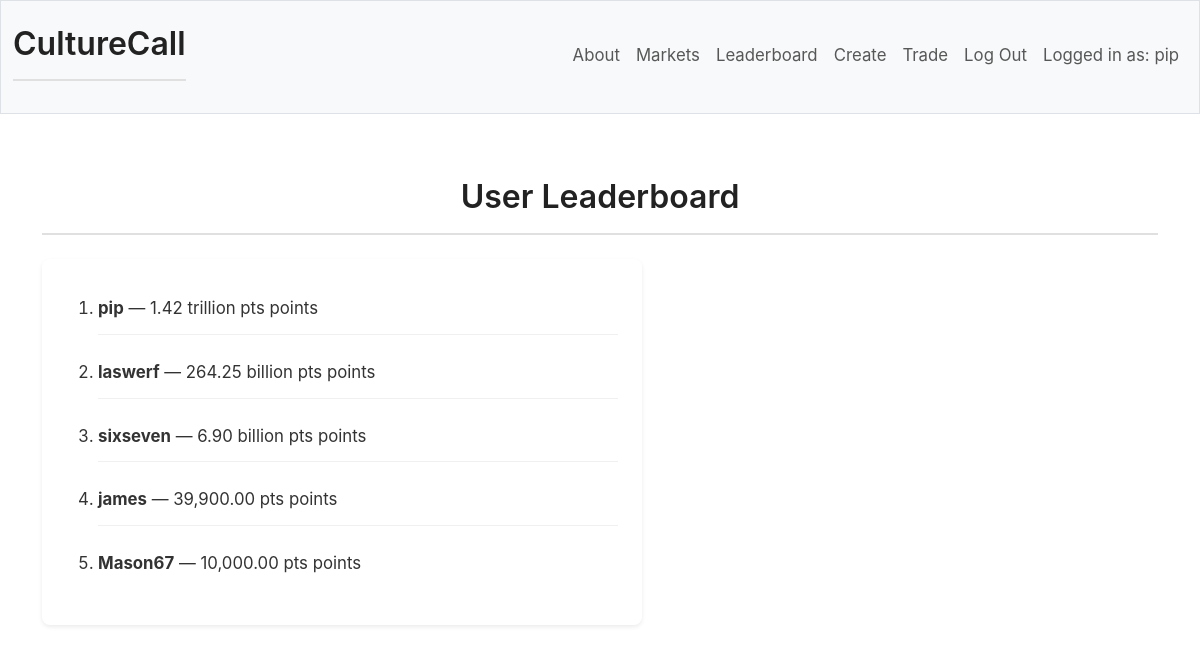
Page /leaderboard (signed in) on the committed database.
### tables this page shows
CREATE TABLE users (
    id INTEGER PRIMARY KEY AUTOINCREMENT NOT NULL,
    username TEXT UNIQUE NOT NULL,
    hash TEXT NOT NULL,
    points NUMERIC NOT NULL DEFAULT 10000.00
);

### app.py (the view)
@app.route("/leaderboard")
def leader():
    userRanks = db.execute("SELECT * FROM users ORDER BY points DESC LIMIT 20") # no need to join market values as those can be easily configured to *look* incredibly large
    return render_template("leaderboard.html", userRanks=userRanks, pts=pts)

### app.py (called while the page is built)
@app.after_request
def after_request(response):
    response.headers["Cache-Control"] = "no-cache, no-store, must-revalidate"
    response.headers["Expires"] = 0
    response.headers["Pragma"] = "no-cache"
    return response

### helpers.py (called while the page is built)
def pts(value):
    value = float(value)
    if abs(value) >= 1_000_000_000_000:
        return f"{value / 1_000_000_000_000:.2f} trillion pts"
    elif abs(value) >= 1_000_000_000:
        return f"{value / 1_000_000_000:.2f} billion pts"
    elif abs(value) >= 1_000_000:
        return f"{value / 1_000_000:.2f} million pts"
    else:
        return f"{value:,.2f} pts"

### templates/leaderboard.html (shortened to what this page needs)
{% extends "layout.html" %}
{% block main %}
    <h1>User Leaderboard</h1>
    <div class="leaderboard-container">
        <ol>
        {% for user in userRanks %}
            <li class="leaderUser"><strong>{{ user["username"] }}</strong> — {{ pts(user["points"]) }} points</li>
        {% endfor %}
        </ol>
    </div>
{% endblock %}

### templates/layout.html (shortened to what this page needs)
<!DOCTYPE html>
<html lang="en">
    <head>
        <link href="https://cdn.jsdelivr.net/npm/bootstrap@5.3.8/dist/css/bootstrap.min.css" rel="stylesheet">
        <link href="/static/styles.css" rel="stylesheet">
    </head>
    <body>
        <nav class="bg-light border navbar navbar-expand-md navbar-light">
            <div class="container-fluid">
                <a href="/"><h1>CultureCall</h1></a>
                <div class="collapse navbar-collapse" id="navbar">
                    {% if session["user_id"] %}
                        <ul class="navbar-nav ms-auto mt-2">
                            <li class="nav-item"><a class="nav-link" href="/about">About</a></li>
                            <li class="nav-item"><a class="nav-link" href="/markets">Markets</a></li>
                            <li class="nav-item"><a class="nav-link" href="/leaderboard">Leaderboard</a></li>
                            <li class="nav-item"><a class="nav-link" href="/create">Create</a></li>
                            <li class="nav-item"><a class="nav-link" href="/trade">Trade</a></li>
                            <li class="nav-item"><a class="nav-link" href="/logout">Log Out</a></li>
                            <li class="nav-item"><a class="nav-link" href="/">Logged in as: {{ username }}</a></li>
                        </ul>
                    {% else %}
                        <ul class="navbar-nav ms-auto mt-2">
                            <li class="nav-item"><a class="nav-link" href="/signup">Sign Up</a></li>
                            <li class="nav-item"><a class="nav-link" href="/login">Log In</a></li>
                            <li class="nav-item"><a class="nav-link" href="/about">About</a></li>
                        </ul>
                    {% endif %}
                </div>
            </div>
        </nav>
        <main class="container py-5 text-center">
            {% block main %}{% endblock %}
        </main>
    </body>
</html>

### static/styles.css (style rules this page uses)
* { box-sizing: border-box; }
body { font-family: -apple-system, BlinkMacSystemFont, 'Segoe UI', Roboto, 'Helvetica Neue', Arial, sans-serif; line-height: 1.6; color: #333; }
h1, h2, h3, h4 { margin: 1rem 0; font-weight: 600; color: #222; }
h1 { font-size: 2rem; margin-bottom: 1.5rem; border-bottom: 2px solid #e0e0e0; padding-bottom: 1rem; }
a { text-decoration: none; color: #537fbe; padding: 0; display: inline; margin: 0; border: none; }
ol, ul { margin: 1.5rem 0; padding-left: 2rem; }
li { text-align: left; margin-bottom: 0.75rem; font-size: 1.05rem; }
.leaderboard-container { background: white; border-radius: 8px; padding: 1.5rem; box-shadow: 0 2px 4px rgba(0,0,0,0.08); max-width: 600px; }
.leaderboard-container ol { margin: 0; padding-left: 2rem; }
.leaderboard-container li { padding: 0.75rem 0; border-bottom: 1px solid #f0f0f0; }
.leaderboard-container li:last-child { border-bottom: none; }

### rows in the picture
users: username "pip", points "1.42 trillion pts"
users: username "laswerf", points "264.25 billion pts"
users: username "sixseven", points "6.90 billion pts"
users: username "james", points "39,900.00 pts"
users: username "Mason67", points "10,000.00 pts"
